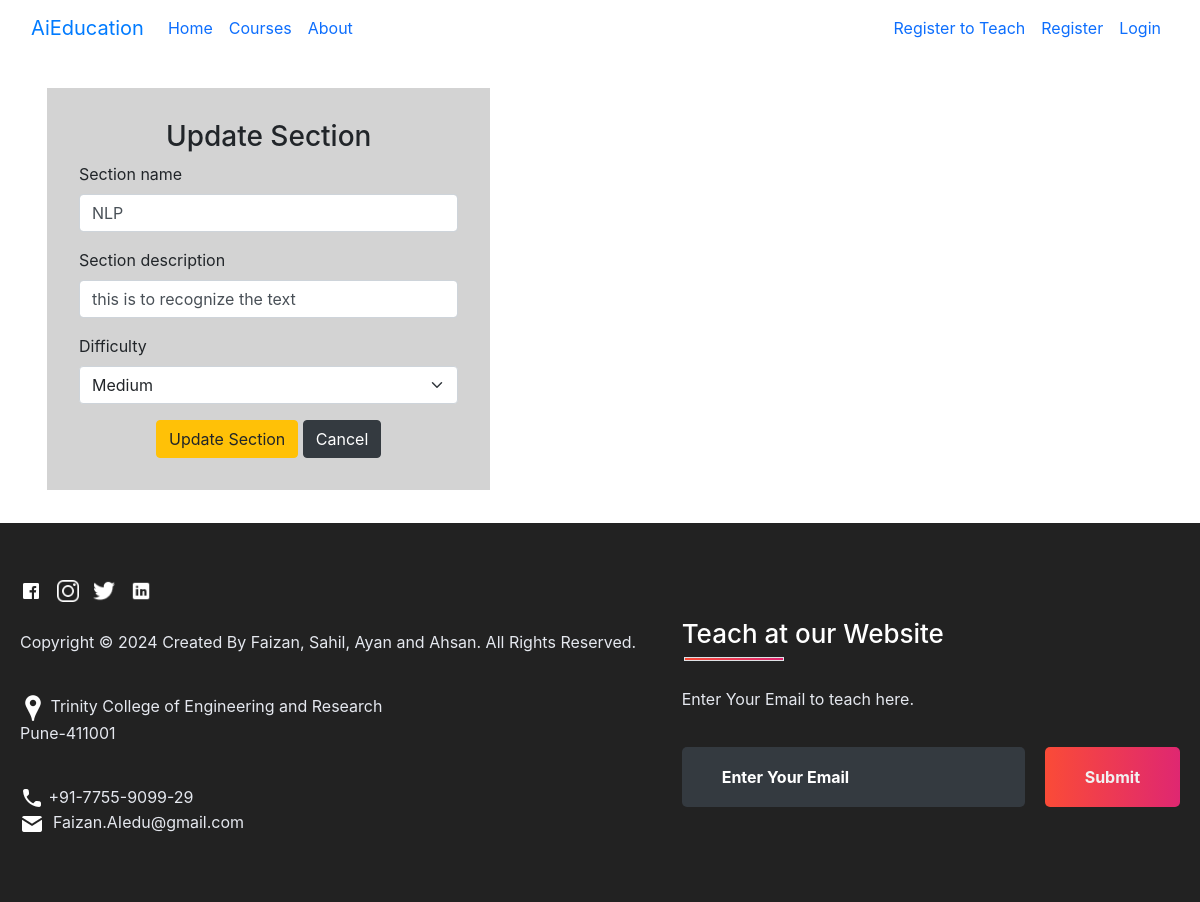
Screenshot of /sections/update-section/artificial-intelligence-course/section/nlp/ with the database file from the repository.
### sections/models.py (models this page shows, shortened)
class Section(models.Model):
    section_name = models.CharField(max_length=200)
    section_description = models.CharField(max_length=200)
    belong_to_course = models.ForeignKey(Course, on_delete=models.CASCADE, related_name='contains_sections')
    students_completed = models.ManyToManyField(Student, through='Section_completed', related_name='sections_completed')
    available_to_student = models.ManyToManyField(Student, through='Available_sections')
    Accessible_at_level = [('Easy','Easy'),
                          ('Medium','Medium'),
                          ('Hard','Hard'),
                          ('Expert','Expert')]
    Difficulty = models.CharField(max_length=20, choices=Accessible_at_level, default='Easy')
    slug = models.SlugField()

### sections/views.py (the view, shortened to what this page needs)
# urls.py: path('update-section/<slug:course_slug>/section/<slug:section_slug>/', views.UpdateSection.as_view(), name='updatesection'),
class UpdateSection(UpdateView):
    template_name="sections/update_section.html"
    model = Section
    form_class = SectionForm
    slug_field = 'slug'  # Specify the slug field used in your model
    def get_object(self, queryset=None):
        section_slug = self.kwargs.get('section_slug')
        return Section.objects.get(slug=section_slug)

### sections/views.py
class SectionForm(forms.ModelForm):
   class Meta:
      model = Section
      fields = ('section_name', 'section_description', 'Difficulty' )
      label = {
         'section_name': 'Name of the section',
         'section_description':'Description',
         'Difficulty':'Set Difficulty',
      }

### sections/templates/sections/update_section.html (shortened to what this page needs)
{% extends 'base.html' %}
{% load static %}
{% load bootstrap5 %}
{% block content %}
<div class="row" style="margin:0px; padding: 2em;">
<div class="col-lg-5">
<div style="padding:2em; background-color: lightgrey;">
    <h3 style="text-align: center;"> Update Section</h3>
    <form method="POST" enctype="multipart/form-data">
        {% bootstrap_form form %}
        <div style="text-align:center;">
         <input type="submit" class="btn btn-warning" value="Update Section">
         <a class="btn btn-dark"
           href="{% url 'courses:singlecourse' slug=section.belong_to_course.slug %}">
           Cancel</a>
        </div>
    </form>
</div></div>
</div>
{% endblock %}

### rows the page displays
Section: section_name "NLP", section_description "this is to recognize the text", Difficulty "Medium"
